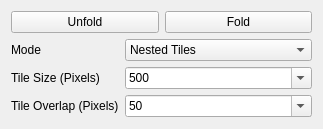
         <widget class="QWidget" name="page_8">
          <property name="geometry">
           <rect>
            <x>0</x>
            <y>0</y>
            <width>284</width>
            <height>129</height>
           </rect>
          </property>
          <attribute name="label">
           <string>Fold/Unfold Images</string>
          </attribute>
          <layout class="QVBoxLayout" name="verticalLayout_32">
           <item>
            <layout class="QGridLayout" name="gridLayout_16">
             <item row="0" column="0">
              <widget class="QPushButton" name="unfold">
               <property name="text">
                <string>Unfold</string>
               </property>
              </widget>
             </item>
             <item row="0" column="1">
              <widget class="QPushButton" name="fold">
               <property name="text">
                <string>Fold</string>
               </property>
              </widget>
             </item>
            </layout>
           </item>
           <item>
            <layout class="QFormLayout" name="formLayout_3">
             <item row="1" column="0">
              <widget class="QLabel" name="label_67">
               <property name="text">
                <string>Tile Size (Pixels)</string>
               </property>
              </widget>
             </item>
             <item row="1" column="1">
              <widget class="QComboBox" name="unfold_tile_size">
               <property name="editable">
                <bool>true</bool>
               </property>
               <property name="currentIndex">
                <number>3</number>
               </property>
               <item>
                <property name="text">
                 <string>100</string>
                </property>
               </item>
               <item>
                <property name="text">
                 <string>200</string>
                </property>
               </item>
               <item>
                <property name="text">
                 <string>300</string>
                </property>
               </item>
               <item>
                <property name="text">
                 <string>500</string>
                </property>
               </item>
               <item>
                <property name="text">
                 <string>1000</string>
                </property>
               </item>
              </widget>
             </item>
             <item row="2" column="0">
              <widget class="QLabel" name="label_68">
               <property name="text">
                <string>Tile Overlap (Pixels)</string>
               </property>
              </widget>
             </item>
             <item row="2" column="1">
              <widget class="QComboBox" name="unfold_tile_overlap">
               <property name="editable">
                <bool>true</bool>
               </property>
               <property name="currentIndex">
                <number>3</number>
               </property>
               <item>
                <property name="text">
                 <string>10</string>
                </property>
               </item>
               <item>
                <property name="text">
                 <string>20</string>
                </property>
               </item>
               <item>
                <property name="text">
                 <string>30</string>
                </property>
               </item>
               <item>
                <property name="text">
                 <string>50</string>
                </property>
               </item>
               <item>
                <property name="text">
                 <string>100</string>
                </property>
               </item>
              </widget>
             </item>
             <item row="0" column="0">
              <widget class="QLabel" name="label_69">
               <property name="text">
                <string>Mode</string>
               </property>
              </widget>
             </item>
             <item row="0" column="1">
              <widget class="QComboBox" name="unfold_mode">
               <item>
                <property name="text">
                 <string>Nested Tiles</string>
                </property>
               </item>
               <item>
                <property name="text">
                 <string>Smaller Images (Extra FOVs)</string>
                </property>
               </item>
              </widget>
             </item>
            </layout>
           </item>
           <item>
            <spacer name="verticalSpacer_32">
             <property name="orientation">
              <enum>Qt::Vertical</enum>
             </property>
             <property name="sizeHint" stdset="0">
              <size>
               <width>20</width>
               <height>40</height>
              </size>
             </property>
            </spacer>
           </item>
          </layout>
         </widget>
